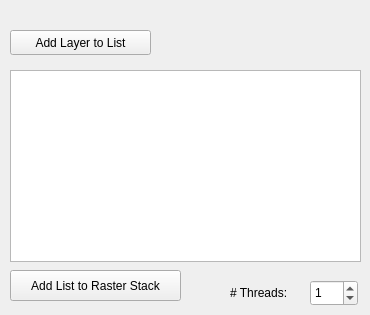
    <widget class="QWidget" name="tab_4">
     <attribute name="title">
      <string>Add Layers</string>
     </attribute>
     <widget class="QPushButton" name="addLayerButton">
      <property name="geometry">
       <rect>
        <x>10</x>
        <y>30</y>
        <width>141</width>
        <height>25</height>
       </rect>
      </property>
      <property name="text">
       <string>Add Layer to List</string>
      </property>
     </widget>
     <widget class="QPushButton" name="add_rasters_to_stack_button">
      <property name="geometry">
       <rect>
        <x>10</x>
        <y>270</y>
        <width>171</width>
        <height>31</height>
       </rect>
      </property>
      <property name="text">
       <string>Add List to Raster Stack</string>
      </property>
     </widget>
     <widget class="QListWidget" name="listWidget">
      <property name="geometry">
       <rect>
        <x>10</x>
        <y>70</y>
        <width>351</width>
        <height>192</height>
       </rect>
      </property>
     </widget>
     <widget class="QSpinBox" name="num_threads_resamp_spinBox">
      <property name="geometry">
       <rect>
        <x>310</x>
        <y>280</y>
        <width>48</width>
        <height>26</height>
       </rect>
      </property>
      <property name="maximum">
       <number>32</number>
      </property>
      <property name="value">
       <number>1</number>
      </property>
     </widget>
     <widget class="QLabel" name="label_62">
      <property name="geometry">
       <rect>
        <x>230</x>
        <y>284</y>
        <width>81</width>
        <height>17</height>
       </rect>
      </property>
      <property name="text">
       <string># Threads:</string>
      </property>
     </widget>
    </widget>
